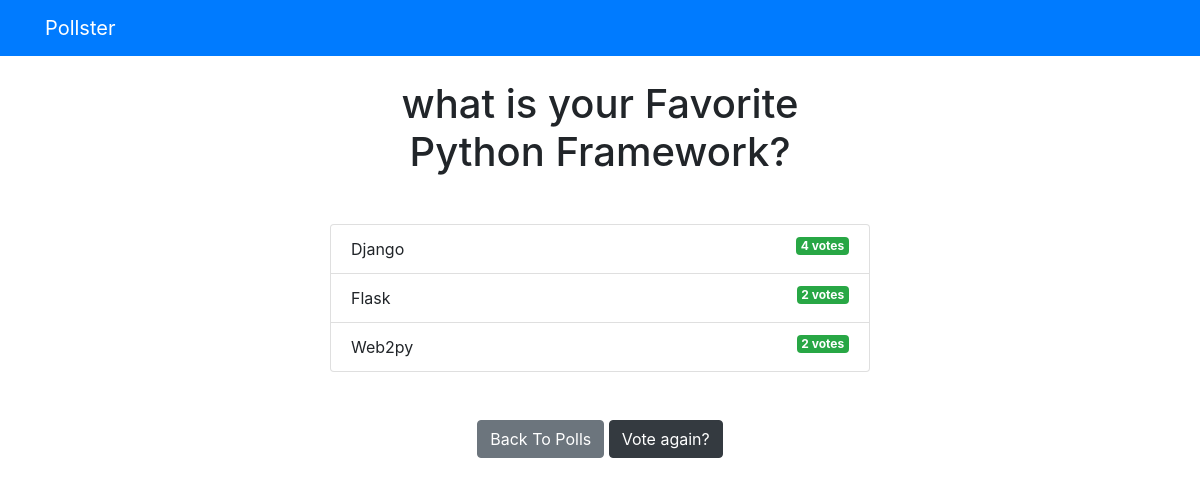
Page /polls/1/results/ on the committed database.
### polls/models.py (models this page shows, shortened)
class Question(models.Model):
    question_text = models.CharField(max_length=200)
    pub_date = models.DateTimeField('data published')

class Choice(models.Model):
    question = models.ForeignKey(Question, on_delete = models.CASCADE)
    choice_text =models.CharField(max_length = 200)
    votes = models.IntegerField(default = 0)

### polls/views.py (the view)
# urls.py: path('<int:question_id>/results/', views.results, name='results'),
def results(request, question_id):
    question = get_object_or_404(Question, pk=question_id)
    return render(request, 'polls/results.html', { 'question': question })

### templates/polls/results.html (shortened to what this page needs)
{% extends 'base.html' %} {% block content %}
<h1 class="mb-5 text-center">{{ question.question_text }}</h1>
<ul class="list-group mb-5">
  {% for choice in question.choice_set.all %}
  <li class="list-group-item">
    {{ choice.choice_text }}
    <span class="badge badge-success float-right"
      >{{choice.votes }} vote{{ choice.votes | pluralize }}</span
    >
  </li>
  {% endfor %}
</ul>
<div class="text-center mb-5">
  <a href="{% url 'polls:index' %}" class="btn btn-secondary">Back To Polls</a>
  <a href="{% url 'polls:detail' question.id %}" class="btn btn-dark"
    >Vote again?</a
  >
</div>
{% endblock %}

### rows in the picture
Question: question_text "what is your Favorite Python Framework?"
Choice: choice_text "Django", votes "4", votes|pluralize "s"
Choice: choice_text "Flask", votes "2", votes|pluralize "s"
Choice: choice_text "Web2py", votes "2", votes|pluralize "s"
